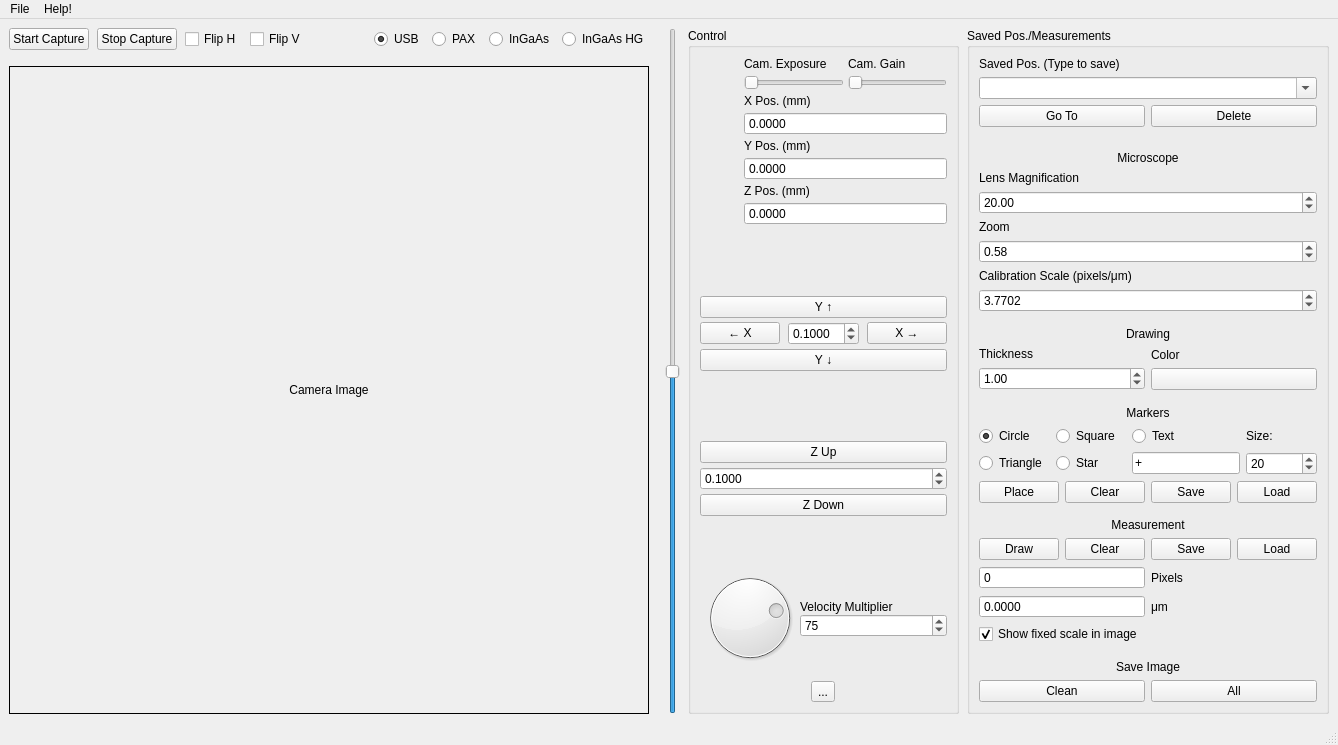
<?xml version="1.0" encoding="UTF-8"?>
<ui version="4.0">
 <class>MainWindow</class>
 <widget class="QMainWindow" name="MainWindow">
  <property name="geometry">
   <rect>
    <x>0</x>
    <y>0</y>
    <width>1320</width>
    <height>745</height>
   </rect>
  </property>
  <property name="windowTitle">
   <string>Microscope Move Pro</string>
  </property>
  <property name="windowIcon">
   <iconset>
    <normaloff>micro.ico</normaloff>micro.ico</iconset>
  </property>
  <widget class="QWidget" name="centralwidget">
   <layout class="QGridLayout" name="gridLayout">
    <property name="horizontalSpacing">
     <number>8</number>
    </property>
    <item row="0" column="1">
     <widget class="QGroupBox" name="groupBox">
      <property name="title">
       <string>Control</string>
      </property>
      <layout class="QGridLayout" name="gridLayout_2">
       <item row="0" column="0">
        <layout class="QVBoxLayout" name="verticalLayout_18">
         <property name="rightMargin">
          <number>0</number>
         </property>
         <item>
          <layout class="QVBoxLayout" name="verticalLayout_2">
           <property name="spacing">
            <number>4</number>
           </property>
           <property name="topMargin">
            <number>0</number>
           </property>
           <item>
            <layout class="QHBoxLayout" name="horizontalLayout_12">
             <property name="bottomMargin">
              <number>0</number>
             </property>
             <item>
              <widget class="QLabel" name="camOK">
               <property name="maximumSize">
                <size>
                 <width>40</width>
                 <height>40</height>
                </size>
               </property>
               <property name="text">
                <string/>
               </property>
               <property name="pixmap">
                <pixmap>red_led.png</pixmap>
               </property>
               <property name="scaledContents">
                <bool>true</bool>
               </property>
              </widget>
             </item>
             <item>
              <layout class="QVBoxLayout" name="verticalLayout_6">
               <item>
                <widget class="QLabel" name="label_10">
                 <property name="text">
                  <string>Cam. Exposure</string>
                 </property>
                </widget>
               </item>
               <item>
                <widget class="QSlider" name="exposureSlider">
                 <property name="sizePolicy">
                  <sizepolicy hsizetype="Preferred" vsizetype="Fixed">
                   <horstretch>0</horstretch>
                   <verstretch>0</verstretch>
                  </sizepolicy>
                 </property>
                 <property name="minimumSize">
                  <size>
                   <width>90</width>
                   <height>0</height>
                  </size>
                 </property>
                 <property name="minimum">
                  <number>0</number>
                 </property>
                 <property name="maximum">
                  <number>100</number>
                 </property>
                 <property name="pageStep">
                  <number>10</number>
                 </property>
                 <property name="orientation">
                  <enum>Qt::Horizontal</enum>
                 </property>
                </widget>
               </item>
              </layout>
             </item>
             <item>
              <layout class="QVBoxLayout" name="verticalLayout_10">
               <item>
                <widget class="QLabel" name="label_11">
                 <property name="text">
                  <string>Cam. Gain</string>
                 </property>
                </widget>
               </item>
               <item>
                <widget class="QSlider" name="gainSlider">
                 <property name="sizePolicy">
                  <sizepolicy hsizetype="Preferred" vsizetype="Fixed">
                   <horstretch>0</horstretch>
                   <verstretch>0</verstretch>
                  </sizepolicy>
                 </property>
                 <property name="minimumSize">
                  <size>
                   <width>90</width>
                   <height>0</height>
                  </size>
                 </property>
                 <property name="maximum">
                  <number>100</number>
                 </property>
                 <property name="orientation">
                  <enum>Qt::Horizontal</enum>
                 </property>
                </widget>
               </item>
              </layout>
             </item>
            </layout>
           </item>
           <item>
            <layout class="QHBoxLayout" name="horizontalLayout_13">
             <property name="bottomMargin">
              <number>0</number>
             </property>
             <item>
              <widget class="QLabel" name="xOK">
               <property name="maximumSize">
                <size>
                 <width>40</width>
                 <height>40</height>
                </size>
               </property>
               <property name="text">
                <string/>
               </property>
               <property name="pixmap">
                <pixmap>red_led.png</pixmap>
               </property>
               <property name="scaledContents">
                <bool>true</bool>
               </property>
              </widget>
             </item>
             <item>
              <layout class="QVBoxLayout" name="verticalLayout_7">
               <item>
                <widget class="QLabel" name="label_7">
                 <property name="text">
                  <string>X Pos. (mm)</string>
                 </property>
                </widget>
               </item>
               <item>
                <widget class="QDoubleSpinBox" name="xPosSpin">
                 <property name="buttonSymbols">
                  <enum>QAbstractSpinBox::NoButtons</enum>
                 </property>
                 <property name="keyboardTracking">
                  <bool>false</bool>
                 </property>
                 <property name="decimals">
                  <number>4</number>
                 </property>
                 <property name="maximum">
                  <double>25.000000000000000</double>
                 </property>
                </widget>
               </item>
              </layout>
             </item>
            </layout>
           </item>
           <item>
            <layout class="QHBoxLayout" name="horizontalLayout_14">
             <property name="bottomMargin">
              <number>0</number>
             </property>
             <item>
              <widget class="QLabel" name="yOK">
               <property name="maximumSize">
                <size>
                 <width>40</width>
                 <height>40</height>
                </size>
               </property>
               <property name="text">
                <string/>
               </property>
               <property name="pixmap">
                <pixmap>red_led.png</pixmap>
               </property>
               <property name="scaledContents">
                <bool>true</bool>
               </property>
              </widget>
             </item>
             <item>
              <layout class="QVBoxLayout" name="verticalLayout_8">
               <item>
                <widget class="QLabel" name="label_8">
                 <property name="text">
                  <string>Y Pos. (mm)</string>
                 </property>
                </widget>
               </item>
               <item>
                <widget class="QDoubleSpinBox" name="yPosSpin">
                 <property name="buttonSymbols">
                  <enum>QAbstractSpinBox::NoButtons</enum>
                 </property>
                 <property name="keyboardTracking">
                  <bool>false</bool>
                 </property>
                 <property name="decimals">
                  <number>4</number>
                 </property>
                 <property name="maximum">
                  <double>25.000000000000000</double>
                 </property>
                </widget>
               </item>
              </layout>
             </item>
            </layout>
           </item>
           <item>
            <layout class="QHBoxLayout" name="horizontalLayout_15">
             <property name="bottomMargin">
              <number>0</number>
             </property>
             <item>
              <widget class="QLabel" name="zOK">
               <property name="maximumSize">
                <size>
                 <width>40</width>
                 <height>40</height>
                </size>
               </property>
               <property name="text">
                <string/>
               </property>
               <property name="pixmap">
                <pixmap>red_led.png</pixmap>
               </property>
               <property name="scaledContents">
                <bool>true</bool>
               </property>
              </widget>
             </item>
             <item>
              <layout class="QVBoxLayout" name="verticalLayout_9">
               <item>
                <widget class="QLabel" name="label_9">
                 <property name="text">
                  <string>Z Pos. (mm)</string>
                 </property>
                </widget>
               </item>
               <item>
                <widget class="QDoubleSpinBox" name="zPosSpin">
                 <property name="buttonSymbols">
                  <enum>QAbstractSpinBox::NoButtons</enum>
                 </property>
                 <property name="keyboardTracking">
                  <bool>false</bool>
                 </property>
                 <property name="decimals">
                  <number>4</number>
                 </property>
                 <property name="maximum">
                  <double>25.000000000000000</double>
                 </property>
                </widget>
               </item>
              </layout>
             </item>
            </layout>
           </item>
           <item>
            <spacer name="verticalSpacer_4">
             <property name="orientation">
              <enum>Qt::Vertical</enum>
             </property>
             <property name="sizeHint" stdset="0">
              <size>
               <width>20</width>
               <height>40</height>
              </size>
             </property>
            </spacer>
           </item>
           <item>
            <widget class="QPushButton" name="upBut">
             <property name="text">
              <string>Y ↑</string>
             </property>
            </widget>
           </item>
           <item>
            <layout class="QHBoxLayout" name="horizontalLayout_6">
             <property name="spacing">
              <number>8</number>
             </property>
             <item>
              <widget class="QPushButton" name="leftBut">
               <property name="text">
                <string>← X</string>
               </property>
              </widget>
             </item>
             <item>
              <widget class="QDoubleSpinBox" name="xyStepSpin">
               <property name="maximumSize">
                <size>
                 <width>72</width>
                 <height>16777215</height>
                </size>
               </property>
               <property name="keyboardTracking">
                <bool>false</bool>
               </property>
               <property name="decimals">
                <number>4</number>
               </property>
               <property name="minimum">
                <double>0.000100000000000</double>
               </property>
               <property name="maximum">
                <double>25.000000000000000</double>
               </property>
               <property name="value">
                <double>0.100000000000000</double>
               </property>
              </widget>
             </item>
             <item>
              <widget class="QPushButton" name="rightBut">
               <property name="text">
                <string>X →</string>
               </property>
              </widget>
             </item>
            </layout>
           </item>
           <item>
            <widget class="QPushButton" name="downBut">
             <property name="text">
              <string>Y ↓</string>
             </property>
            </widget>
           </item>
           <item>
            <spacer name="verticalSpacer_3">
             <property name="orientation">
              <enum>Qt::Vertical</enum>
             </property>
             <property name="sizeHint" stdset="0">
              <size>
               <width>20</width>
               <height>40</height>
              </size>
             </property>
            </spacer>
           </item>
           <item>
            <layout class="QVBoxLayout" name="verticalLayout_3">
             <property name="spacing">
              <number>4</number>
             </property>
             <item>
              <widget class="QPushButton" name="zupBut">
               <property name="text">
                <string>Z Up</string>
               </property>
              </widget>
             </item>
             <item>
              <widget class="QDoubleSpinBox" name="zStepSpin">
               <property name="keyboardTracking">
                <bool>false</bool>
               </property>
               <property name="decimals">
                <number>4</number>
               </property>
               <property name="minimum">
                <double>0.000100000000000</double>
               </property>
               <property name="maximum">
                <double>25.000000000000000</double>
               </property>
               <property name="value">
                <double>0.100000000000000</double>
               </property>
              </widget>
             </item>
             <item>
              <widget class="QPushButton" name="zdownBut">
               <property name="text">
                <string>Z Down</string>
               </property>
              </widget>
             </item>
             <item>
              <spacer name="verticalSpacer_5">
               <property name="orientation">
                <enum>Qt::Vertical</enum>
               </property>
               <property name="sizeHint" stdset="0">
                <size>
                 <width>20</width>
                 <height>40</height>
                </size>
               </property>
              </spacer>
             </item>
            </layout>
           </item>
           <item>
            <layout class="QHBoxLayout" name="horizontalLayout">
             <property name="spacing">
              <number>0</number>
             </property>
             <property name="topMargin">
              <number>0</number>
             </property>
             <item>
              <widget class="QDial" name="multiDial">
               <property name="minimumSize">
                <size>
                 <width>100</width>
                 <height>100</height>
                </size>
               </property>
               <property name="maximumSize">
                <size>
                 <width>100</width>
                 <height>100</height>
                </size>
               </property>
               <property name="minimum">
                <number>1</number>
               </property>
               <property name="maximum">
                <number>100</number>
               </property>
               <property name="pageStep">
                <number>10</number>
               </property>
               <property name="value">
                <number>75</number>
               </property>
               <property name="orientation">
                <enum>Qt::Horizontal</enum>
               </property>
              </widget>
             </item>
             <item>
              <layout class="QVBoxLayout" name="verticalLayout_4">
               <item>
                <spacer name="verticalSpacer_2">
                 <property name="orientation">
                  <enum>Qt::Vertical</enum>
                 </property>
                 <property name="sizeHint" stdset="0">
                  <size>
                   <width>20</width>
                   <height>40</height>
                  </size>
                 </property>
                </spacer>
               </item>
               <item>
                <widget class="QLabel" name="label_2">
                 <property name="text">
                  <string>Velocity Multiplier</string>
                 </property>
                </widget>
               </item>
               <item>
                <widget class="QSpinBox" name="multiSpin">
                 <property name="keyboardTracking">
                  <bool>false</bool>
                 </property>
                 <property name="minimum">
                  <number>1</number>
                 </property>
                 <property name="maximum">
                  <number>100</number>
                 </property>
                 <property name="singleStep">
                  <number>1</number>
                 </property>
                 <property name="value">
                  <number>75</number>
                 </property>
                </widget>
               </item>
               <item>
                <spacer name="verticalSpacer">
                 <property name="orientation">
                  <enum>Qt::Vertical</enum>
                 </property>
                 <property name="sizeHint" stdset="0">
                  <size>
                   <width>20</width>
                   <height>40</height>
                  </size>
                 </property>
                </spacer>
               </item>
              </layout>
             </item>
            </layout>
           </item>
           <item>
            <layout class="QHBoxLayout" name="horizontalLayout_4">
             <property name="bottomMargin">
              <number>0</number>
             </property>
             <item>
              <widget class="QToolButton" name="emergBut">
               <property name="text">
                <string>...</string>
               </property>
               <property name="icon">
                <iconset>
                 <normaloff>redbutton_stop.png</normaloff>redbutton_stop.png</iconset>
               </property>
               <property name="iconSize">
                <size>
                 <width>80</width>
                 <height>80</height>
                </size>
               </property>
              </widget>
             </item>
            </layout>
           </item>
          </layout>
         </item>
        </layout>
       </item>
      </layout>
     </widget>
    </item>
    <item row="0" column="2">
     <widget class="QGroupBox" name="groupBox_2">
      <property name="title">
       <string>Saved Pos./Measurements</string>
      </property>
      <layout class="QGridLayout" name="gridLayout_3">
       <item row="0" column="0">
        <layout class="QVBoxLayout" name="verticalLayout_11">
         <property name="spacing">
          <number>6</number>
         </property>
         <property name="leftMargin">
          <number>0</number>
         </property>
         <item>
          <layout class="QHBoxLayout" name="horizontalLayout_7">
           <property name="topMargin">
            <number>0</number>
           </property>
           <property name="rightMargin">
            <number>0</number>
           </property>
           <item>
            <layout class="QVBoxLayout" name="verticalLayout_5">
             <property name="topMargin">
              <number>0</number>
             </property>
             <property name="bottomMargin">
              <number>0</number>
             </property>
             <item>
              <widget class="QLabel" name="label">
               <property name="text">
                <string>Saved Pos. (Type to save)</string>
               </property>
              </widget>
             </item>
             <item>
              <widget class="QComboBox" name="savedposCombo">
               <property name="sizePolicy">
                <sizepolicy hsizetype="Minimum" vsizetype="Fixed">
                 <horstretch>0</horstretch>
                 <verstretch>0</verstretch>
                </sizepolicy>
               </property>
               <property name="minimumSize">
                <size>
                 <width>192</width>
                 <height>0</height>
                </size>
               </property>
               <property name="editable">
                <bool>true</bool>
               </property>
               <property name="currentText">
                <string/>
               </property>
               <property name="currentIndex">
                <number>-1</number>
               </property>
              </widget>
             </item>
            </layout>
           </item>
          </layout>
         </item>
         <item>
          <layout class="QHBoxLayout" name="horizontalLayout_5">
           <property name="bottomMargin">
            <number>8</number>
           </property>
           <item>
            <widget class="QPushButton" name="gotoposBut">
             <property name="text">
              <string>Go To</string>
             </property>
            </widget>
           </item>
           <item>
            <widget class="QPushButton" name="delposBut">
             <property name="text">
              <string>Delete</string>
             </property>
            </widget>
           </item>
          </layout>
         </item>
         <item>
          <spacer name="verticalSpacer_8">
           <property name="orientation">
            <enum>Qt::Vertical</enum>
           </property>
           <property name="sizeHint" stdset="0">
            <size>
             <width>20</width>
             <height>40</height>
            </size>
           </property>
          </spacer>
         </item>
         <item>
          <widget class="QLabel" name="label_15">
           <property name="text">
            <string>Microscope</string>
           </property>
           <property name="alignment">
            <set>Qt::AlignCenter</set>
           </property>
          </widget>
         </item>
         <item>
          <layout class="QVBoxLayout" name="verticalLayout_14">
           <property name="spacing">
            <number>6</number>
           </property>
           <property name="topMargin">
            <number>0</number>
           </property>
           <property name="bottomMargin">
            <number>0</number>
           </property>
           <item>
            <widget class="QLabel" name="label_3">
             <property name="text">
              <string>Lens Magnification</string>
             </property>
            </widget>
           </item>
           <item>
            <widget class="QDoubleSpinBox" name="lensmagSpin">
             <property name="keyboardTracking">
              <bool>false</bool>
             </property>
             <property name="minimum">
              <double>0.100000000000000</double>
             </property>
             <property name="maximum">
              <double>200.000000000000000</double>
             </property>
             <property name="value">
              <double>20.000000000000000</double>
             </property>
            </widget>
           </item>
          </layout>
         </item>
         <item>
          <layout class="QVBoxLayout" name="verticalLayout_15">
           <property name="spacing">
            <number>6</number>
           </property>
           <property name="topMargin">
            <number>0</number>
           </property>
           <property name="bottomMargin">
            <number>0</number>
           </property>
           <item>
            <widget class="QLabel" name="label_4">
             <property name="text">
              <string>Zoom</string>
             </property>
            </widget>
           </item>
           <item>
            <widget class="QDoubleSpinBox" name="zoomSpin">
             <property name="keyboardTracking">
              <bool>false</bool>
             </property>
             <property name="minimum">
              <double>0.100000000000000</double>
             </property>
             <property name="maximum">
              <double>100.000000000000000</double>
             </property>
             <property name="singleStep">
              <double>0.100000000000000</double>
             </property>
             <property name="value">
              <double>0.580000000000000</double>
             </property>
            </widget>
           </item>
          </layout>
         </item>
         <item>
          <layout class="QVBoxLayout" name="verticalLayout_16">
           <property name="spacing">
            <number>6</number>
           </property>
           <property name="topMargin">
            <number>0</number>
           </property>
           <property name="bottomMargin">
            <number>0</number>
           </property>
           <item>
            <widget class="QLabel" name="label_5">
             <property name="text">
              <string>Calibration Scale (pixels/μm)</string>
             </property>
            </widget>
           </item>
           <item>
            <widget class="QDoubleSpinBox" name="microcalSpin">
             <property name="keyboardTracking">
              <bool>false</bool>
             </property>
             <property name="decimals">
              <number>4</number>
             </property>
             <property name="minimum">
              <double>0.000100000000000</double>
             </property>
             <property name="maximum">
              <double>1000.000000000000000</double>
             </property>
             <property name="value">
              <double>3.770200000000000</double>
             </property>
            </widget>
           </item>
          </layout>
         </item>
         <item>
          <spacer name="verticalSpacer_9">
           <property name="orientation">
            <enum>Qt::Vertical</enum>
           </property>
           <property name="sizeHint" stdset="0">
            <size>
             <width>20</width>
             <height>40</height>
            </size>
           </property>
          </spacer>
         </item>
         <item>
          <widget class="QLabel" name="label_20">
           <property name="text">
            <string>Drawing</string>
           </property>
           <property name="alignment">
            <set>Qt::AlignCenter</set>
           </property>
          </widget>
         </item>
         <item>
          <layout class="QHBoxLayout" name="horizontalLayout_16">
           <property name="topMargin">
            <number>0</number>
           </property>
           <item>
            <layout class="QVBoxLayout" name="verticalLayout">
             <item>
              <widget class="QLabel" name="label_19">
               <property name="text">
                <string>Thickness</string>
               </property>
              </widget>
             </item>
             <item>
              <widget class="QDoubleSpinBox" name="drawthickSpin">
               <property name="minimum">
                <double>0.010000000000000</double>
               </property>
               <property name="maximum">
                <double>10.000000000000000</double>
               </property>
               <property name="value">
                <double>1.000000000000000</double>
               </property>
              </widget>
             </item>
            </layout>
           </item>
           <item>
            <layout class="QVBoxLayout" name="verticalLayout_12">
             <item>
              <widget class="QLabel" name="label_17">
               <property name="text">
                <string>Color</string>
               </property>
              </widget>
             </item>
             <item>
              <widget class="QPushButton" name="drawcolorBut">
               <property name="autoFillBackground">
                <bool>false</bool>
               </property>
               <property name="styleSheet">
                <string notr="true"/>
               </property>
               <property name="text">
                <string/>
               </property>
              </widget>
             </item>
            </layout>
           </item>
          </layout>
         </item>
         <item>
          <spacer name="verticalSpacer_7">
           <property name="orientation">
            <enum>Qt::Vertical</enum>
           </property>
           <property name="sizeHint" stdset="0">
            <size>
             <width>20</width>
             <height>40</height>
            </size>
           </property>
          </spacer>
         </item>
         <item>
          <widget class="QLabel" name="label_16">
           <property name="text">
            <string>Markers</string>
           </property>
           <property name="alignment">
            <set>Qt::AlignCenter</set>
           </property>
          </widget>
         </item>
         <item>
          <layout class="QGridLayout" name="gridLayout_4">
           <property name="topMargin">
            <number>0</number>
           </property>
           <item row="1" column="4">
            <widget class="QSpinBox" name="markersizeSpin">
             <property name="minimum">
              <number>1</number>
             </property>
             <property name="maximum">
              <number>100</number>
             </property>
             <property name="value">
              <number>20</number>
             </property>
            </widget>
           </item>
           <item row="1" column="1">
            <widget class="QRadioButton" name="marktriRadio">
             <property name="text">
              <string>Triangle</string>
             </property>
            </widget>
           </item>
           <item row="1" column="2">
            <widget class="QRadioButton" name="markstarRadio">
             <property name="text">
              <string>Star</string>
             </property>
            </widget>
           </item>
           <item row="0" column="1">
            <widget class="QRadioButton" name="markcircleRadio">
             <property name="text">
              <string>Circle</string>
             </property>
             <property name="checked">
              <bool>true</bool>
             </property>
            </widget>
           </item>
           <item row="0" column="2">
            <widget class="QRadioButton" name="marksquareRadio">
             <property name="text">
              <string>Square</string>
             </property>
            </widget>
           </item>
           <item row="0" column="4">
            <widget class="QLabel" name="label_18">
             <property name="text">
              <string>Size:</string>
             </property>
            </widget>
           </item>
           <item row="0" column="3">
            <widget class="QRadioButton" name="marktextRadio">
             <property name="text">
              <string>Text</string>
             </property>
             <property name="checked">
              <bool>false</bool>
             </property>
            </widget>
           </item>
           <item row="1" column="3">
            <widget class="QLineEdit" name="markerEdit">
             <property name="sizePolicy">
              <sizepolicy hsizetype="Minimum" vsizetype="Fixed">
               <horstretch>0</horstretch>
               <verstretch>0</verstretch>
              </sizepolicy>
             </property>
             <property name="text">
              <string>+</string>
             </property>
            </widget>
           </item>
          </layout>
         </item>
         <item>
          <layout class="QHBoxLayout" name="horizontalLayout_17">
           <property name="topMargin">
            <number>0</number>
           </property>
           <item>
            <widget class="QPushButton" name="placemarkerBut">
             <property name="text">
              <string>Place</string>
             </property>
            </widget>
           </item>
           <item>
            <widget class="QPushButton" name="clearmarkerBut">
             <property name="text">
              <string>Clear</string>
             </property>
            </widget>
           </item>
           <item>
            <widget class="QPushButton" name="markersaveBut">
             <property name="text">
              <string>Save</string>
             </property>
            </widget>
           </item>
           <item>
            <widget class="QPushButton" name="markerloadBut">
             <property name="text">
              <string>Load</string>
             </property>
            </widget>
           </item>
          </layout>
         </item>
         <item>
          <spacer name="verticalSpacer_10">
           <property name="orientation">
            <enum>Qt::Vertical</enum>
           </property>
           <property name="sizeHint" stdset="0">
            <size>
             <width>20</width>
             <height>40</height>
            </size>
           </property>
          </spacer>
         </item>
         <item>
          <widget class="QLabel" name="label_13">
           <property name="text">
            <string>Measurement</string>
           </property>
           <property name="alignment">
            <set>Qt::AlignCenter</set>
           </property>
          </widget>
         </item>
         <item>
          <layout class="QHBoxLayout" name="horizontalLayout_10">
           <property name="bottomMargin">
            <number>0</number>
           </property>
           <item>
            <widget class="QPushButton" name="drawlinemeasBut">
             <property name="text">
              <string>Draw</string>
             </property>
            </widget>
           </item>
           <item>
            <widget class="QPushButton" name="clearmeasBut">
             <property name="text">
              <string>Clear</string>
             </property>
            </widget>
           </item>
           <item>
            <widget class="QPushButton" name="meassaveBut">
             <property name="text">
              <string>Save</string>
             </property>
            </widget>
           </item>
           <item>
            <widget class="QPushButton" name="measloadBut">
             <property name="text">
              <string>Load</string>
             </property>
            </widget>
           </item>
          </layout>
         </item>
         <item>
          <layout class="QHBoxLayout" name="horizontalLayout_8">
           <property name="topMargin">
            <number>0</number>
           </property>
           <property name="bottomMargin">
            <number>0</number>
           </property>
           <item>
            <widget class="QSpinBox" name="npixelsSpin">
             <property name="readOnly">
              <bool>true</bool>
             </property>
             <property name="buttonSymbols">
              <enum>QAbstractSpinBox::NoButtons</enum>
             </property>
             <property name="maximum">
              <number>1000000</number>
             </property>
            </widget>
           </item>
           <item>
            <widget class="QLabel" name="label_6">
             <property name="text">
              <string>Pixels</string>
             </property>
            </widget>
           </item>
          </layout>
         </item>
         <item>
          <layout class="QHBoxLayout" name="horizontalLayout_9">
           <property name="topMargin">
            <number>0</number>
           </property>
           <property name="bottomMargin">
            <number>0</number>
           </property>
           <item>
            <widget class="QDoubleSpinBox" name="micronSpin">
             <property name="readOnly">
              <bool>true</bool>
             </property>
             <property name="buttonSymbols">
              <enum>QAbstractSpinBox::NoButtons</enum>
             </property>
             <property name="decimals">
              <number>4</number>
             </property>
             <property name="maximum">
              <double>10000.000000000000000</double>
             </property>
            </widget>
           </item>
           <item>
            <widget class="QLabel" name="label_12">
             <property name="text">
              <string>μm</string>
             </property>
            </widget>
           </item>
          </layout>
         </item>
         <item>
          <widget class="QCheckBox" name="fixedscaleCheck">
           <property name="text">
            <string>Show fixed scale in image</string>
           </property>
           <property name="checked">
            <bool>true</bool>
           </property>
          </widget>
         </item>
         <item>
          <spacer name="verticalSpacer_6">
           <property name="orientation">
            <enum>Qt::Vertical</enum>
           </property>
           <property name="sizeHint" stdset="0">
            <size>
             <width>20</width>
             <height>40</height>
            </size>
           </property>
          </spacer>
         </item>
         <item>
          <widget class="QLabel" name="label_14">
           <property name="text">
            <string>Save Image</string>
           </property>
           <property name="alignment">
            <set>Qt::AlignCenter</set>
           </property>
          </widget>
         </item>
         <item>
          <layout class="QHBoxLayout" name="horizontalLayout_11">
           <property name="bottomMargin">
            <number>0</number>
           </property>
           <item>
            <widget class="QPushButton" name="saveFrameBut">
             <property name="text">
              <string>Clean</string>
             </property>
            </widget>
           </item>
           <item>
            <widget class="QPushButton" name="savefullimgBut">
             <property name="text">
              <string>All</string>
             </property>
            </widget>
           </item>
          </layout>
         </item>
        </layout>
       </item>
      </layout>
     </widget>
    </item>
    <item row="0" column="0">
     <layout class="QHBoxLayout" name="horizontalLayout_3">
      <property name="spacing">
       <number>16</number>
      </property>
      <property name="topMargin">
       <number>0</number>
      </property>
      <item>
       <layout class="QVBoxLayout" name="verticalLayout_13">
        <property name="leftMargin">
         <number>0</number>
        </property>
        <item>
         <layout class="QHBoxLayout" name="horizontalLayout_2">
          <property name="spacing">
           <number>8</number>
          </property>
          <property name="leftMargin">
           <number>0</number>
          </property>
          <property name="topMargin">
           <number>0</number>
          </property>
          <item>
           <widget class="QPushButton" name="startBut">
            <property name="text">
             <string>Start Capture</string>
            </property>
           </widget>
          </item>
          <item>
           <widget class="QPushButton" name="stopBut">
            <property name="text">
             <string>Stop Capture</string>
            </property>
           </widget>
          </item>
          <item>
           <widget class="QCheckBox" name="fliphCheck">
            <property name="text">
             <string>Flip H</string>
            </property>
           </widget>
          </item>
          <item>
           <widget class="QCheckBox" name="flipvCheck">
            <property name="text">
             <string>Flip V</string>
            </property>
           </widget>
          </item>
          <item>
           <spacer name="horizontalSpacer_4">
            <property name="orientation">
             <enum>Qt::Horizontal</enum>
            </property>
            <property name="sizeHint" stdset="0">
             <size>
              <width>40</width>
              <height>20</height>
             </size>
            </property>
           </spacer>
          </item>
          <item>
           <widget class="QRadioButton" name="usbRadio">
            <property name="text">
             <string>USB</string>
            </property>
            <property name="checked">
             <bool>true</bool>
            </property>
           </widget>
          </item>
          <item>
           <widget class="QRadioButton" name="paxRadio">
            <property name="text">
             <string>PAX</string>
            </property>
           </widget>
          </item>
          <item>
           <widget class="QRadioButton" name="ingaasRadio">
            <property name="text">
             <string>InGaAs</string>
            </property>
           </widget>
          </item>
          <item>
           <widget class="QRadioButton" name="ingaasHGRadio">
            <property name="text">
             <string>InGaAs HG</string>
            </property>
           </widget>
          </item>
         </layout>
        </item>
        <item>
         <widget class="QLabel" name="camView">
          <property name="sizePolicy">
           <sizepolicy hsizetype="Expanding" vsizetype="Expanding">
            <horstretch>0</horstretch>
            <verstretch>0</verstretch>
           </sizepolicy>
          </property>
          <property name="minimumSize">
           <size>
            <width>640</width>
            <height>480</height>
           </size>
          </property>
          <property name="maximumSize">
           <size>
            <width>16777215</width>
            <height>16777215</height>
           </size>
          </property>
          <property name="frameShape">
           <enum>QFrame::Panel</enum>
          </property>
          <property name="text">
           <string>Camera Image</string>
          </property>
          <property name="scaledContents">
           <bool>false</bool>
          </property>
          <property name="alignment">
           <set>Qt::AlignCenter</set>
          </property>
         </widget>
        </item>
       </layout>
      </item>
      <item>
       <widget class="QSlider" name="zSlider">
        <property name="minimum">
         <number>-1000</number>
        </property>
        <property name="maximum">
         <number>1000</number>
        </property>
        <property name="orientation">
         <enum>Qt::Vertical</enum>
        </property>
       </widget>
      </item>
     </layout>
    </item>
   </layout>
  </widget>
  <widget class="QMenuBar" name="menubar">
   <property name="geometry">
    <rect>
     <x>0</x>
     <y>0</y>
     <width>1320</width>
     <height>21</height>
    </rect>
   </property>
   <widget class="QMenu" name="menuFile">
    <property name="title">
     <string>File</string>
    </property>
    <addaction name="action_Reserved"/>
    <addaction name="separator"/>
    <addaction name="actionExit"/>
   </widget>
   <widget class="QMenu" name="menuHelp">
    <property name="title">
     <string>Help!</string>
    </property>
    <addaction name="actionGuide"/>
    <addaction name="separator"/>
    <addaction name="separator"/>
    <addaction name="actionAbout_Qt"/>
    <addaction name="actionAbout_Python"/>
    <addaction name="actionAbout"/>
   </widget>
   <addaction name="menuFile"/>
   <addaction name="menuHelp"/>
  </widget>
  <widget class="QStatusBar" name="statusbar"/>
  <action name="actionGuide">
   <property name="text">
    <string>Guide...</string>
   </property>
  </action>
  <action name="actionAbout_Qt">
   <property name="text">
    <string>About Qt...</string>
   </property>
  </action>
  <action name="actionAbout">
   <property name="text">
    <string>About...</string>
   </property>
  </action>
  <action name="actionAbout_Python">
   <property name="text">
    <string>About Python...</string>
   </property>
  </action>
  <action name="action_Reserved">
   <property name="text">
    <string>[Reserved]</string>
   </property>
  </action>
  <action name="actionExit">
   <property name="text">
    <string>Exit</string>
   </property>
  </action>
 </widget>
 <resources/>
 <connections/>
</ui>
